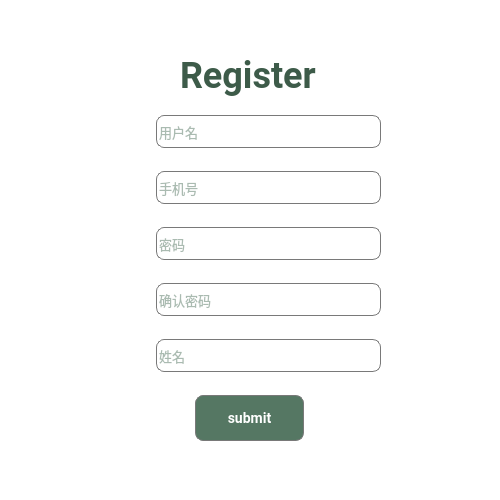
<?xml version="1.0" encoding="UTF-8"?>
<ui version="4.0">
 <class>toRegister</class>
 <widget class="QWidget" name="toRegister">
  <property name="geometry">
   <rect>
    <x>0</x>
    <y>0</y>
    <width>500</width>
    <height>500</height>
   </rect>
  </property>
  <property name="minimumSize">
   <size>
    <width>500</width>
    <height>500</height>
   </size>
  </property>
  <property name="maximumSize">
   <size>
    <width>500</width>
    <height>500</height>
   </size>
  </property>
  <property name="windowTitle">
   <string>Form</string>
  </property>
  <property name="styleSheet">
   <string notr="true">background:#ffffff;</string>
  </property>
  <layout class="QGridLayout" name="gridLayout">
   <item row="1" column="0">
    <widget class="QWidget" name="widget_7" native="true">
     <property name="sizePolicy">
      <sizepolicy hsizetype="Fixed" vsizetype="Fixed">
       <horstretch>0</horstretch>
       <verstretch>0</verstretch>
      </sizepolicy>
     </property>
     <property name="minimumSize">
      <size>
       <width>300</width>
       <height>50</height>
      </size>
     </property>
     <property name="maximumSize">
      <size>
       <width>300</width>
       <height>50</height>
      </size>
     </property>
     <widget class="QLabel" name="label">
      <property name="geometry">
       <rect>
        <x>80</x>
        <y>0</y>
        <width>150</width>
        <height>50</height>
       </rect>
      </property>
      <property name="styleSheet">
       <string notr="true">width: 150px;
height: 50px;
opacity: 1;
font-size: 36px;
font-family: Roboto, Roboto-Bold;
font-weight: Bold;
text-align: left;
color: #3d5b49;
line-height: 0px;</string>
      </property>
      <property name="text">
       <string>Register</string>
      </property>
     </widget>
    </widget>
   </item>
   <item row="3" column="0">
    <widget class="QWidget" name="widget_3" native="true">
     <property name="sizePolicy">
      <sizepolicy hsizetype="Fixed" vsizetype="Fixed">
       <horstretch>0</horstretch>
       <verstretch>0</verstretch>
      </sizepolicy>
     </property>
     <property name="minimumSize">
      <size>
       <width>300</width>
       <height>50</height>
      </size>
     </property>
     <property name="maximumSize">
      <size>
       <width>300</width>
       <height>50</height>
      </size>
     </property>
     <layout class="QHBoxLayout" name="horizontalLayout_2">
      <item>
       <widget class="QLabel" name="label_3">
        <property name="minimumSize">
         <size>
          <width>23</width>
          <height>23</height>
         </size>
        </property>
        <property name="maximumSize">
         <size>
          <width>23</width>
          <height>23</height>
         </size>
        </property>
        <property name="styleSheet">
         <string notr="true">border-image:url(:/images/phone.png);</string>
        </property>
        <property name="text">
         <string/>
        </property>
       </widget>
      </item>
      <item>
       <widget class="QLineEdit" name="lineEditPhoneInput_2">
        <property name="sizePolicy">
         <sizepolicy hsizetype="Fixed" vsizetype="Fixed">
          <horstretch>0</horstretch>
          <verstretch>0</verstretch>
         </sizepolicy>
        </property>
        <property name="minimumSize">
         <size>
          <width>225</width>
          <height>33</height>
         </size>
        </property>
        <property name="maximumSize">
         <size>
          <width>225</width>
          <height>33</height>
         </size>
        </property>
        <property name="styleSheet">
         <string notr="true">color: #557763;
border-radius: 8px;
width: 225px;
height: 33px;
border: 1px solid #797979;
font-size: 13px;
line-height: 13px;</string>
        </property>
        <property name="placeholderText">
         <string>手机号</string>
        </property>
       </widget>
      </item>
     </layout>
    </widget>
   </item>
   <item row="5" column="0">
    <widget class="QWidget" name="widget_5" native="true">
     <property name="sizePolicy">
      <sizepolicy hsizetype="Fixed" vsizetype="Fixed">
       <horstretch>0</horstretch>
       <verstretch>0</verstretch>
      </sizepolicy>
     </property>
     <property name="minimumSize">
      <size>
       <width>300</width>
       <height>50</height>
      </size>
     </property>
     <property name="maximumSize">
      <size>
       <width>300</width>
       <height>50</height>
      </size>
     </property>
     <layout class="QHBoxLayout" name="horizontalLayout_4">
      <item>
       <widget class="QLabel" name="label_5">
        <property name="minimumSize">
         <size>
          <width>23</width>
          <height>23</height>
         </size>
        </property>
        <property name="maximumSize">
         <size>
          <width>23</width>
          <height>23</height>
         </size>
        </property>
        <property name="styleSheet">
         <string notr="true">border-image:url(:/images/password.png);</string>
        </property>
        <property name="text">
         <string/>
        </property>
       </widget>
      </item>
      <item>
       <widget class="QLineEdit" name="lineEditPhoneInput_4">
        <property name="sizePolicy">
         <sizepolicy hsizetype="Fixed" vsizetype="Fixed">
          <horstretch>0</horstretch>
          <verstretch>0</verstretch>
         </sizepolicy>
        </property>
        <property name="minimumSize">
         <size>
          <width>225</width>
          <height>33</height>
         </size>
        </property>
        <property name="maximumSize">
         <size>
          <width>225</width>
          <height>33</height>
         </size>
        </property>
        <property name="styleSheet">
         <string notr="true">color: #557763;
border-radius: 8px;
width: 225px;
height: 33px;
border: 1px solid #797979;
font-size: 13px;
line-height: 13px;</string>
        </property>
        <property name="placeholderText">
         <string>确认密码</string>
        </property>
       </widget>
      </item>
     </layout>
    </widget>
   </item>
   <item row="6" column="0">
    <widget class="QWidget" name="widget_6" native="true">
     <property name="sizePolicy">
      <sizepolicy hsizetype="Fixed" vsizetype="Fixed">
       <horstretch>0</horstretch>
       <verstretch>0</verstretch>
      </sizepolicy>
     </property>
     <property name="minimumSize">
      <size>
       <width>300</width>
       <height>50</height>
      </size>
     </property>
     <property name="maximumSize">
      <size>
       <width>300</width>
       <height>50</height>
      </size>
     </property>
     <layout class="QHBoxLayout" name="horizontalLayout_5">
      <item>
       <widget class="QLabel" name="label_6">
        <property name="minimumSize">
         <size>
          <width>23</width>
          <height>23</height>
         </size>
        </property>
        <property name="maximumSize">
         <size>
          <width>23</width>
          <height>23</height>
         </size>
        </property>
        <property name="styleSheet">
         <string notr="true">border-image:url(:/images/name.png);</string>
        </property>
        <property name="text">
         <string/>
        </property>
       </widget>
      </item>
      <item>
       <widget class="QLineEdit" name="lineEditPhoneInput_5">
        <property name="sizePolicy">
         <sizepolicy hsizetype="Fixed" vsizetype="Fixed">
          <horstretch>0</horstretch>
          <verstretch>0</verstretch>
         </sizepolicy>
        </property>
        <property name="minimumSize">
         <size>
          <width>225</width>
          <height>33</height>
         </size>
        </property>
        <property name="maximumSize">
         <size>
          <width>225</width>
          <height>33</height>
         </size>
        </property>
        <property name="styleSheet">
         <string notr="true">color: #557763;
border-radius: 8px;
width: 225px;
height: 33px;
border: 1px solid #797979;
font-size: 13px;
line-height: 13px;</string>
        </property>
        <property name="placeholderText">
         <string>姓名</string>
        </property>
       </widget>
      </item>
     </layout>
    </widget>
   </item>
   <item row="7" column="0">
    <widget class="QWidget" name="widget_8" native="true">
     <layout class="QHBoxLayout" name="horizontalLayout_6">
      <item>
       <widget class="QToolButton" name="toolButton">
        <property name="minimumSize">
         <size>
          <width>109</width>
          <height>42</height>
         </size>
        </property>
        <property name="styleSheet">
         <string notr="true">height: 42px;
background: #557763;
border: 1px solid #797979;
border-radius: 8px;
font-size: 14px;
font-family: Roboto, Roboto-Bold;
font-weight: Bold;
text-align: center;
color: #ffffff;
line-height: 17px;</string>
        </property>
        <property name="text">
         <string>submit</string>
        </property>
       </widget>
      </item>
     </layout>
    </widget>
   </item>
   <item row="4" column="0">
    <widget class="QWidget" name="widget_4" native="true">
     <property name="sizePolicy">
      <sizepolicy hsizetype="Fixed" vsizetype="Fixed">
       <horstretch>0</horstretch>
       <verstretch>0</verstretch>
      </sizepolicy>
     </property>
     <property name="minimumSize">
      <size>
       <width>300</width>
       <height>50</height>
      </size>
     </property>
     <property name="maximumSize">
      <size>
       <width>300</width>
       <height>50</height>
      </size>
     </property>
     <layout class="QHBoxLayout" name="horizontalLayout_3">
      <item>
       <widget class="QLabel" name="label_4">
        <property name="minimumSize">
         <size>
          <width>23</width>
          <height>23</height>
         </size>
        </property>
        <property name="maximumSize">
         <size>
          <width>23</width>
          <height>23</height>
         </size>
        </property>
        <property name="styleSheet">
         <string notr="true">border-image:url(:/images/password.png);</string>
        </property>
        <property name="text">
         <string/>
        </property>
       </widget>
      </item>
      <item>
       <widget class="QLineEdit" name="lineEditPhoneInput_3">
        <property name="sizePolicy">
         <sizepolicy hsizetype="Fixed" vsizetype="Fixed">
          <horstretch>0</horstretch>
          <verstretch>0</verstretch>
         </sizepolicy>
        </property>
        <property name="minimumSize">
         <size>
          <width>225</width>
          <height>33</height>
         </size>
        </property>
        <property name="maximumSize">
         <size>
          <width>225</width>
          <height>33</height>
         </size>
        </property>
        <property name="styleSheet">
         <string notr="true">color: #557763;
border-radius: 8px;
width: 225px;
height: 33px;
border: 1px solid #797979;
font-size: 13px;
line-height: 13px;</string>
        </property>
        <property name="placeholderText">
         <string>密码</string>
        </property>
       </widget>
      </item>
     </layout>
    </widget>
   </item>
   <item row="2" column="0">
    <widget class="QWidget" name="widget_2" native="true">
     <property name="sizePolicy">
      <sizepolicy hsizetype="Fixed" vsizetype="Fixed">
       <horstretch>0</horstretch>
       <verstretch>0</verstretch>
      </sizepolicy>
     </property>
     <property name="minimumSize">
      <size>
       <width>300</width>
       <height>50</height>
      </size>
     </property>
     <property name="maximumSize">
      <size>
       <width>300</width>
       <height>50</height>
      </size>
     </property>
     <layout class="QHBoxLayout" name="horizontalLayout">
      <item>
       <widget class="QLabel" name="label_2">
        <property name="minimumSize">
         <size>
          <width>23</width>
          <height>23</height>
         </size>
        </property>
        <property name="maximumSize">
         <size>
          <width>23</width>
          <height>23</height>
         </size>
        </property>
        <property name="styleSheet">
         <string notr="true">border-image:url(:/images/user.png);</string>
        </property>
        <property name="text">
         <string/>
        </property>
       </widget>
      </item>
      <item>
       <widget class="QLineEdit" name="lineEditPhoneInput">
        <property name="sizePolicy">
         <sizepolicy hsizetype="Fixed" vsizetype="Fixed">
          <horstretch>0</horstretch>
          <verstretch>0</verstretch>
         </sizepolicy>
        </property>
        <property name="minimumSize">
         <size>
          <width>225</width>
          <height>33</height>
         </size>
        </property>
        <property name="maximumSize">
         <size>
          <width>225</width>
          <height>33</height>
         </size>
        </property>
        <property name="styleSheet">
         <string notr="true">color: #557763;
border-radius: 8px;
width: 225px;
height: 33px;
border: 1px solid #797979;
font-size: 13px;
line-height: 13px;</string>
        </property>
        <property name="placeholderText">
         <string>用户名</string>
        </property>
       </widget>
      </item>
     </layout>
    </widget>
   </item>
   <item row="8" column="0">
    <spacer name="verticalSpacer">
     <property name="orientation">
      <enum>Qt::Vertical</enum>
     </property>
     <property name="sizeHint" stdset="0">
      <size>
       <width>20</width>
       <height>40</height>
      </size>
     </property>
    </spacer>
   </item>
   <item row="0" column="0">
    <spacer name="verticalSpacer_2">
     <property name="orientation">
      <enum>Qt::Vertical</enum>
     </property>
     <property name="sizeHint" stdset="0">
      <size>
       <width>20</width>
       <height>40</height>
      </size>
     </property>
    </spacer>
   </item>
  </layout>
 </widget>
 <resources/>
 <connections/>
</ui>
